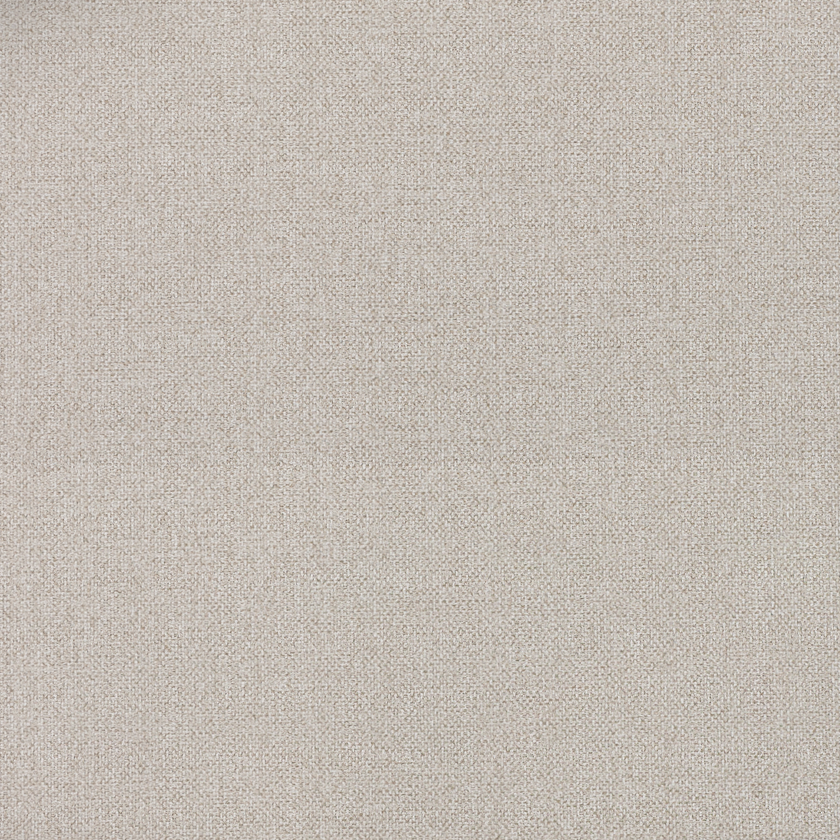
#> input picture images/texture.png, 840 x 840 px, shrunk from 1100 x 1100 before the run
$ python texture_from_image.py   (older library calls are emulated)
#> lines starting #> are read from the running program, lines starting #| are printed output that depends on the picture
import cv2
import numpy as np

# Ширина обрабатываемых краёв в процентах от размера изображения (ширины и высоты, соответственно)
BORDER_WIDTH_PERCENT_VERT = 6
BORDER_WIDTH_PERCENT_HORZ = 5

input = cv2.imread('images/texture.png')
#> input is the input picture: shape (840, 840, 3); mean B, G, R 179.5, 187.8, 195.2

def texture_repeat(input):
    duplicated = cv2.repeat(input, 3, 3)
    return duplicated


# Размеры изображения
h, w, c = input.shape
#> h = 840; w = 840; c = 3

# Определяем центральные зоны для сглаживания швов
border_size_vert = int(BORDER_WIDTH_PERCENT_VERT / 100 * w)
#> border_size_vert = 50
border_size_horz = int(BORDER_WIDTH_PERCENT_HORZ / 100 * h)
#> border_size_horz = 42

# Начнём с вертикальных швов
# Сначала создадим 2 новых тайла, сдвинутых по горизонтали
shifted_horz_left = np.roll(input, shift = w // 2 + border_size_vert, axis = 1)
shifted_horz_right = np.roll(input, shift = w // 2 - border_size_vert, axis = 1)

# Создаём градиентную альфа-маску для плавного перехода
horiz_gradient = np.tile(np.linspace(0.0, 1.0, 2 * border_size_vert).reshape(1, -1, 1), (h, 1, 3))

alpha_mask_horz = np.zeros((h, w, 3))

alpha_mask_horz[:, w // 2 - border_size_vert: w // 2 + border_size_vert, :] = horiz_gradient
alpha_mask_horz[:, w // 2 + border_size_vert:, :] = 1

# Обратная маска
alpha_mask_horz_reverted = 1 - alpha_mask_horz

# Применяем маску для получения правой части
half_right = cv2.multiply(alpha_mask_horz, shifted_horz_right.astype(np.float32), dtype=cv2.CV_32F)

# Применяем обратную маску для получения левой части
half_left = cv2.multiply(alpha_mask_horz_reverted, shifted_horz_left.astype(np.float32), dtype=cv2.CV_32F)
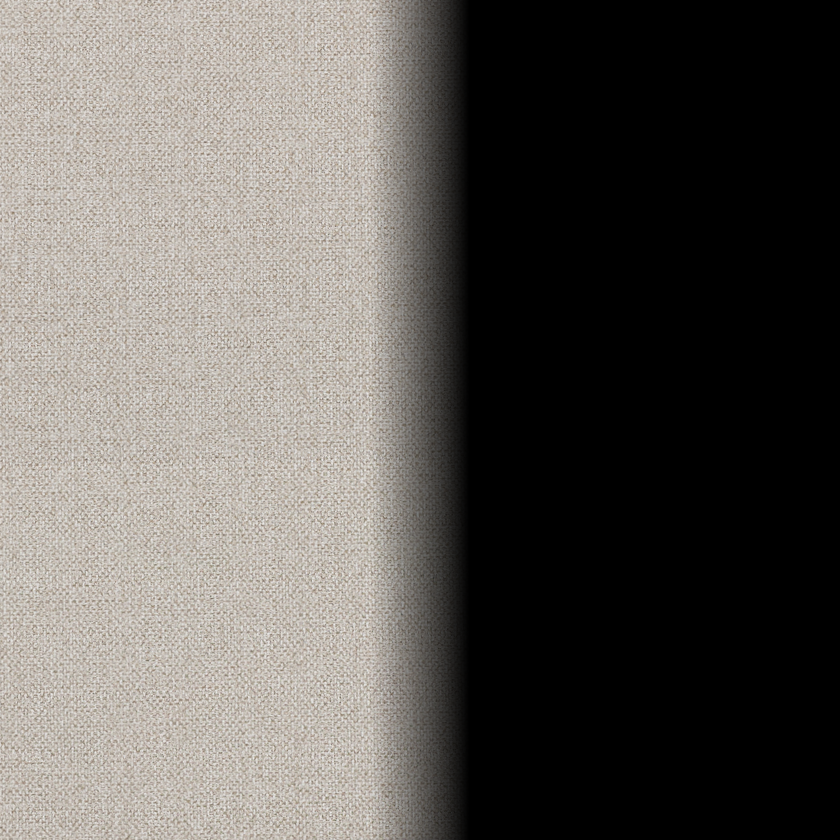
#> half_left: shape (840, 840, 3) float32; mean of channels 0, 1, 2 89.3, 93.6, 97.2; drawn as B, G, R

# Суммируем полученные части
outImage_vert_blend = cv2.add(half_right, half_left, dtype=cv2.CV_32F)

# Сделаем то же самое для горизонтальных швов
# Убираем горизонтальные швы
shifted_vert_top = np.roll(outImage_vert_blend, shift = h // 2 + border_size_horz, axis = 0)
shifted_vert_bottom = np.roll(outImage_vert_blend, shift = h // 2 - border_size_horz, axis = 0)

#
vert_gradient = np.tile(np.linspace(0.0, 1.0, 2 * border_size_horz).reshape(-1, 1, 1), (1, w, 3))

alpha_mask_vert = np.zeros((h, w, 3))
#
alpha_mask_vert[h // 2 - border_size_horz : h // 2 + border_size_horz, :, :] = vert_gradient
alpha_mask_vert[h // 2 + border_size_horz :, :, :] = 1
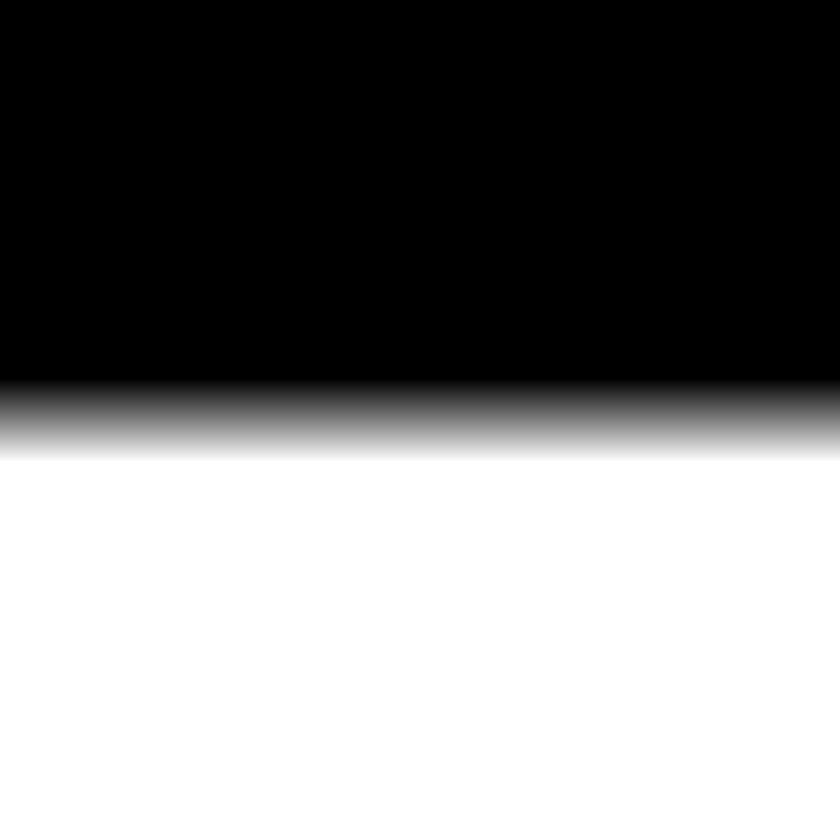
#> alpha_mask_vert: shape (840, 840, 3) float64; min 0, max 1, mean 0.5

alpha_mask_vert_reverted = 1 - alpha_mask_vert
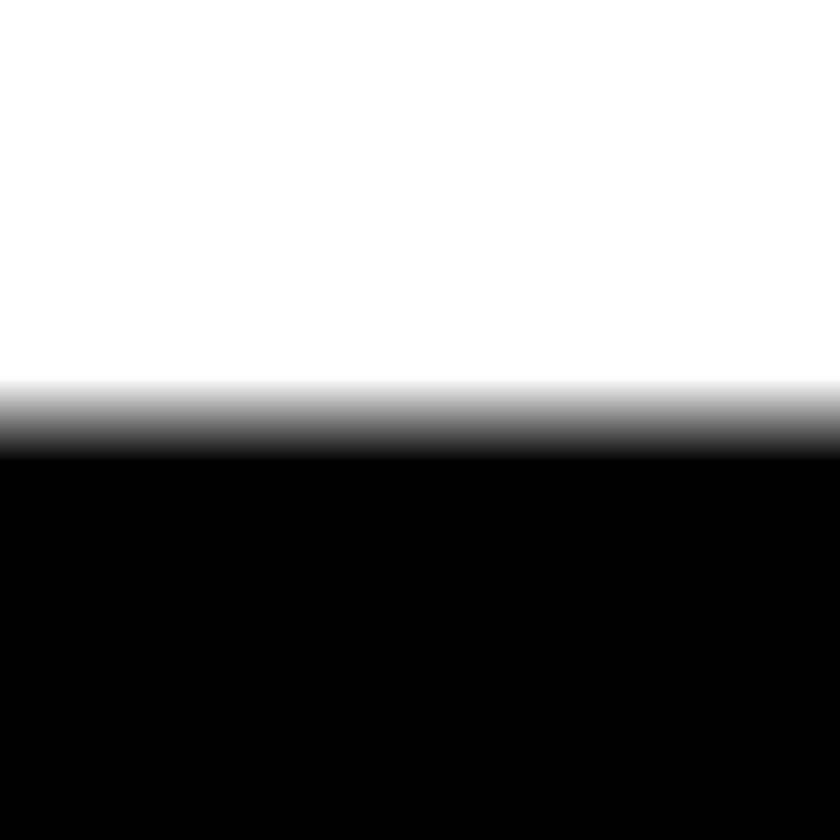
#> alpha_mask_vert_reverted: shape (840, 840, 3) float64; min 0, max 1, mean 0.5

# Применяем обратную маску для получения верхней части
half_top = cv2.multiply(alpha_mask_vert_reverted, shifted_vert_top.astype(np.float32), dtype=cv2.CV_32F)
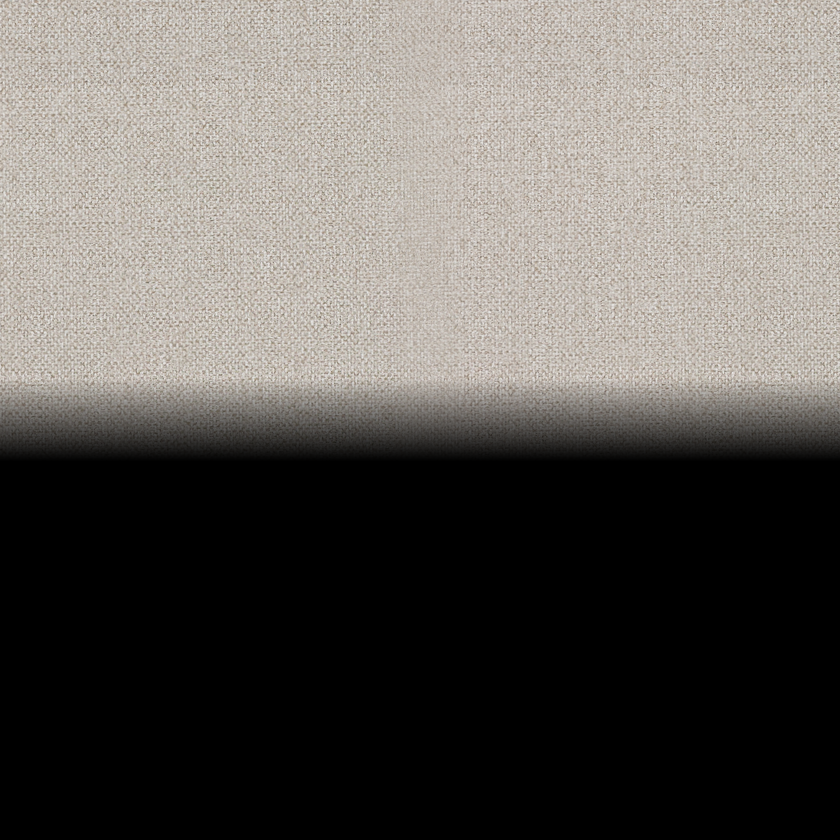
#> half_top: shape (840, 840, 3) float32; mean of channels 0, 1, 2 89.6, 93.8, 97.4; drawn as B, G, R

# Применяем маску для получения нижней части
half_bottom = cv2.multiply(alpha_mask_vert, shifted_vert_bottom.astype(np.float32), dtype=cv2.CV_32F)
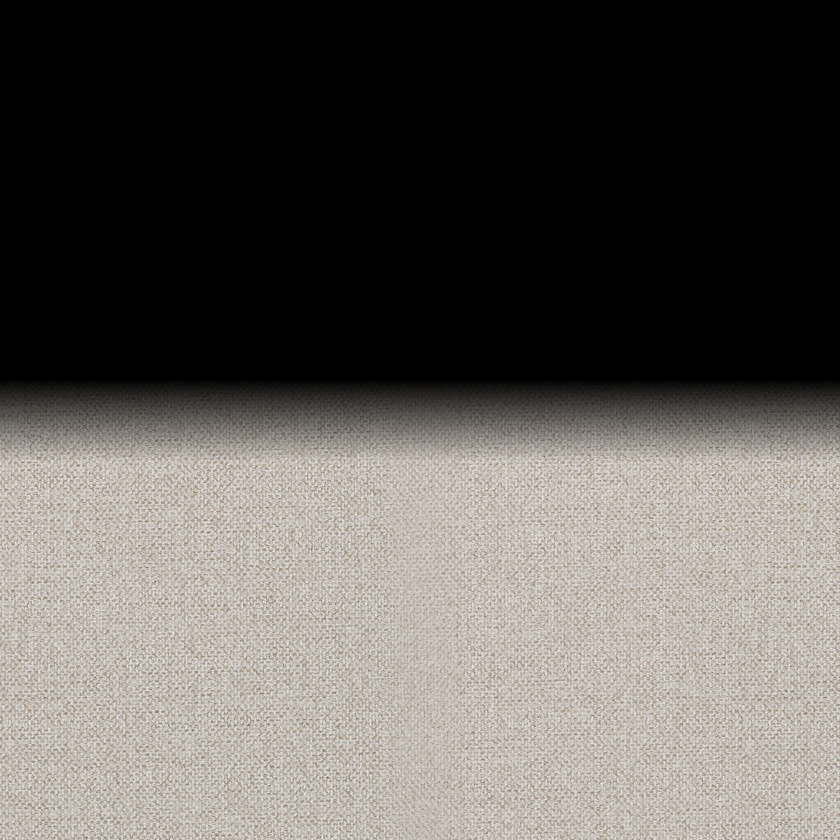
#> half_bottom: shape (840, 840, 3) float32; mean of channels 0, 1, 2 89.8, 93.8, 97.6; drawn as B, G, R

# Суммируем полученные части
outImage_blend = cv2.add(half_top, half_bottom, dtype=cv2.CV_32F)

# Возвращаем тайл в изначальное полжение
original_tile_processed = np.roll(outImage_blend, shift= (h // 2, w // 2), axis = (0, 1))
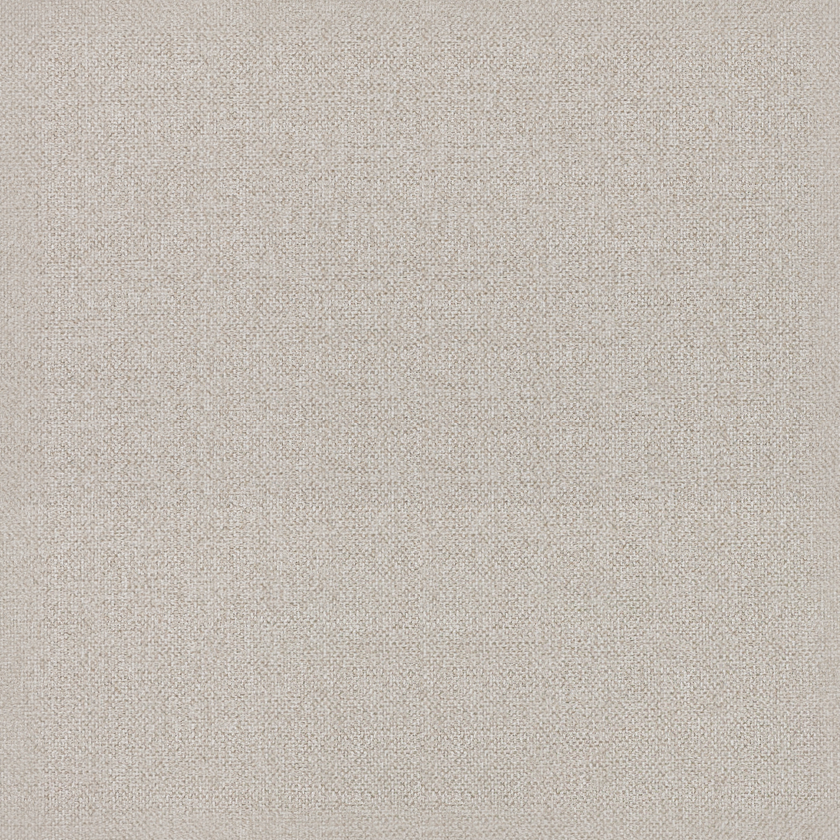
#> original_tile_processed: shape (840, 840, 3) float32; mean of channels 0, 1, 2 179.4, 187.6, 195; drawn as B, G, R

output_texture_repeat = np.uint8(texture_repeat(original_tile_processed))

# Отобразить изображение
cv2.imshow('Result', output_texture_repeat)
# Дождаться нажатия клавиши и закрыть окно
cv2.waitKey(0)
cv2.destroyAllWindows()

# Сохранить изображение

cv2.imwrite('output_texture.png', output_texture_repeat)
